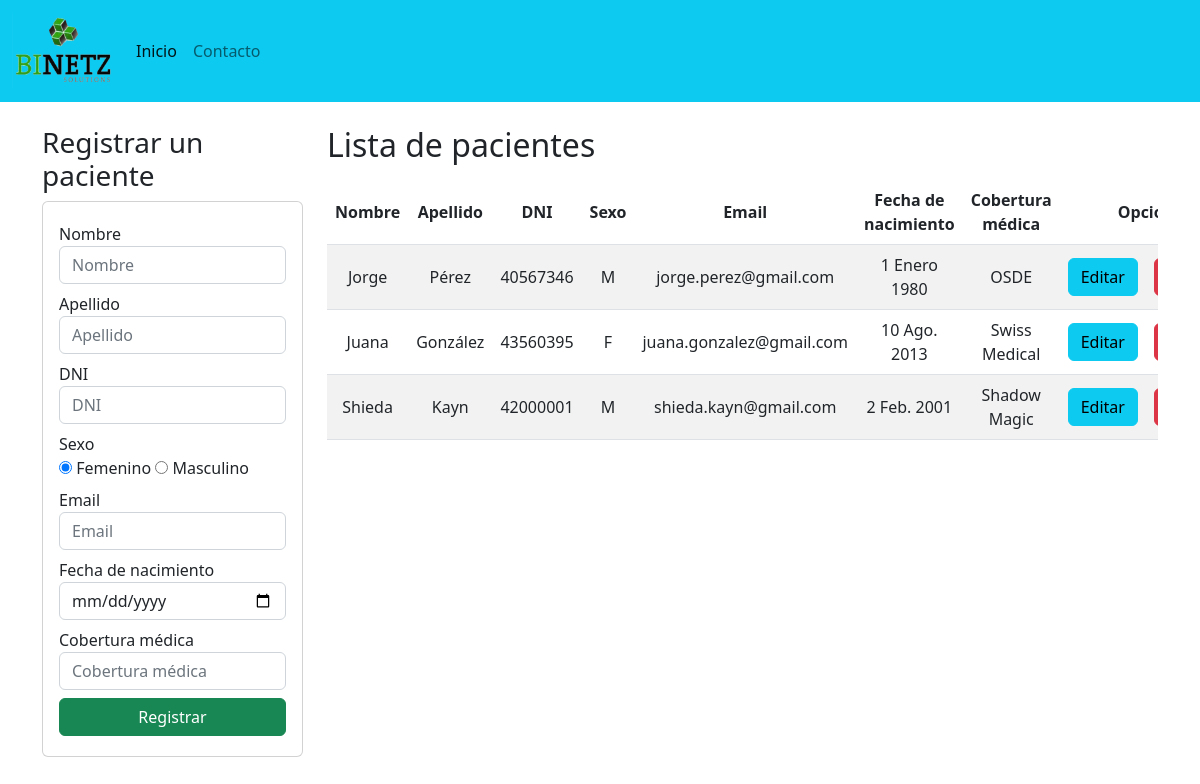
Before: / with the older database file.
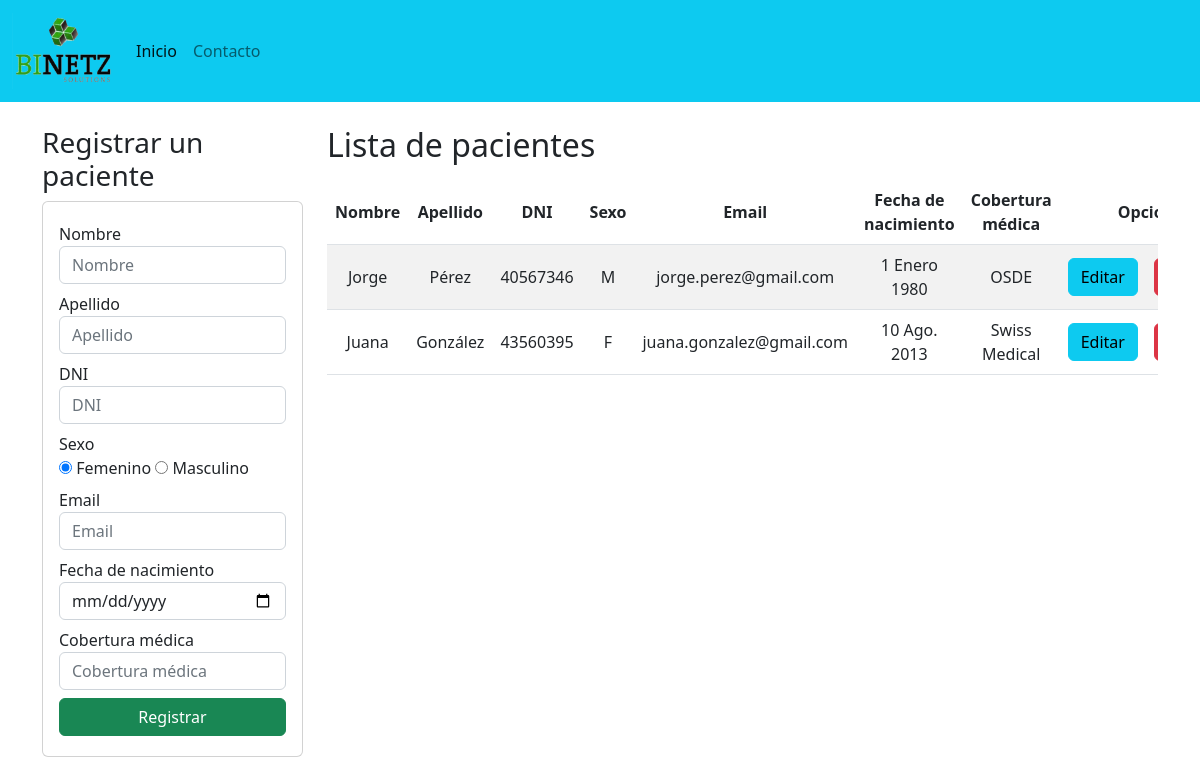
After: the same page with the newer database file.
### patients/models.py (models this page shows, shortened)
class Patient(models.Model):
    nombre = models.CharField(max_length=50)
    apellido = models.CharField(max_length=50)
    dni = models.PositiveIntegerField()
    email = models.EmailField(max_length=100)
    fecha_de_nacimiento = models.DateField()
    SEXOS = (
        ('M', 'Masculino'),
        ('F', 'Femenino'),
    )
    sexo = models.CharField(max_length=1, choices=SEXOS)
    cobertura_medica = models.CharField('cobertura médica', max_length=50)
    class Meta:
        db_table = 'patient'

### patients/views.py (the view)
# urls.py: path('', views.index, name='index'),
def index(request):
    patients = Patient.objects.all()
    return render(request, 'patients/index.html', {'patients': patients})

### patients/templates/patients/index.html (shortened to what this page needs)
{% extends './base.html' %} {% block title %}Índice{% endblock %}
{% block body %}
<div class="row">
    <div class="col-sm-12 col-md-6 col-lg-3 col-xl-3">
        <h3>Registrar un paciente</h3>
        <div class="card">
            <div class="card-body">
                <form action="/registrar-paciente/" method="POST">
                    <div class="form-group py-1">
                        <label for="nombre">Nombre</label>
                        <input
                            type="text"
                            id="nombre"
                            name="nombre"
                            class="form-control"
                            placeholder="Nombre"
                            required
                        />
                    </div>
                    <div class="form-group py-1">
                        <label for="apellido">Apellido</label>
                        <input
                            type="text"
                            id="apellido"
                            name="apellido"
                            class="form-control"
                            placeholder="Apellido"
                            required
                        />
                    </div>
                    <div class="form-group py-1">
                        <label for="dni">DNI</label>
                        <input
                            type="text"
                            id="dni"
                            name="dni"
                            class="form-control"
                            placeholder="DNI"
                            required
                        />
                    </div>
                    <div class="form-group py-1">
                        <div>
                            <label for="sexo">Sexo</label>
                        </div>
                        <input
                            type="radio"
                            id="femenino"
                            value="F"
                            name="sexo"
                            required
                            checked="checked"
                        />
                        <label for="femenino">Femenino</label>
                        <input
                            type="radio"
                            id="masculino"
                            value="M"
                            name="sexo"
                            required
                        />
                        <label for="masculino">Masculino</label>
                    </div>
                    <div class="form-group py-1">
                        <label for="email">Email</label>
                        <input
                            type="text"
                            id="email"
                            name="email"
                            class="form-control"
                            placeholder="Email"
                            required
                        />
                    </div>
                    <div class="form-group py-1">
                        <label for="fecha_de_nacimiento">Fecha de nacimiento</label>
                        <input
                            type="date"
                            id="fecha_de_nacimiento"
                            name="fecha_de_nacimiento"
                            class="form-control"
                            required
                        />
                    </div>
                    <div class="form-group py-1">
                        <label for="cobertura_medica">Cobertura médica</label>
                        <input
                            type="text"
                            id="cobertura_medica"
                            name="cobertura_medica"
                            class="form-control"
                            placeholder="Cobertura médica"
                            required
                        />
                    </div>
                    <div class="form-group py-1 d-grid gap-2">
                        <button type="submit" class="btn btn-success">
                            Registrar
                        </button>
                    </div>
                </form>
            </div>
        </div>
    </div>
    <div class="col-sm-12 col-md-6 col-lg-9 col-xl-9">
        <h2>Lista de pacientes</h2>
        <div class="table-responsive py-2">
            <table class="table table-striped">
                <thead>
                    <tr>
                        <th>Nombre</th>
                        <th>Apellido</th>
                        <th>DNI</th>
                        <th>Sexo</th>
                        <th>Email</th>
                        <th>Fecha de nacimiento</th>
                        <th>Cobertura médica</th>
                        <th colspan="2">Opciones</th>
                    </tr>
                </thead>
                <tbody>
                    {% for patient in patients %}
                    <tr>
                        <td>{{patient.nombre}}</td>
                        <td>{{patient.apellido}}</td>
                        <td>{{patient.dni}}</td>
                        <td>{{patient.sexo}}</td>
                        <td>{{patient.email}}</td>
                        <td>{{patient.fecha_de_nacimiento}}</td>
                        <td>{{patient.cobertura_medica}}</td>
                        <td>
                            <a
                                href="editar-paciente/{{patient.id}}"
                                class="btn btn-info"
                                >Editar</a
                            >
                        </td>
                        <td>
                            <a
                                href="eliminar-paciente/{{patient.id}}"
                                class="btn btn-danger delete-btn"
                                >Eliminar</a
                            >
                        </td>
                    </tr>
                    {% endfor %}
                </tbody>
            </table>
        </div>
    </div>
</div>
{% endblock %}

### patients/templates/patients/base.html (shortened to what this page needs)
<!DOCTYPE html>
<html lang="en">
    <head>
        {% load static %}
        <link
            href="https://cdn.jsdelivr.net/npm/bootstrap@5.2.0-beta1/dist/css/bootstrap.min.css"
            rel="stylesheet"
        />
        <link rel="stylesheet" href="{% static 'patients/css/index.css' %}" />
    </head>
    <body>
        <nav class="navbar navbar-expand-lg bg-info">
            <div class="container-fluid">
                <a class="navbar-brand" href="/"
                    ><img
                        src="{% static 'patients/img/BiNetz_logo.png' %}"
                        alt="Logo"
                        class="img-responsive logo"
                /></a>
                <div class="collapse navbar-collapse" id="navbarNav">
                    <ul class="navbar-nav">
                        <li class="nav-item">
                            <a
                                class="nav-link active"
                                aria-current="page"
                                href="/"
                                >Inicio</a
                            >
                        </li>
                        <li class="nav-item">
                            <a class="nav-link" href="/">Contacto</a>
                        </li>
                    </ul>
                </div>
            </div>
        </nav>
        <div class="container py-4">{% block body %} {% endblock %}</div>
    </body>
</html>

### patients/static/patients/css/index.css (style rules this page uses)
th, td { text-align: center; vertical-align: middle; }
img.logo { max-width: 100px; }

Changed rows visible on the page:
removed Patient: nombre "Shieda", apellido "Kayn", dni "42000001", sexo "M", email "shieda.kayn@gmail.com", fecha_de_nacimiento "2 Feb. 2001", cobertura_medica "Shadow Magic"
